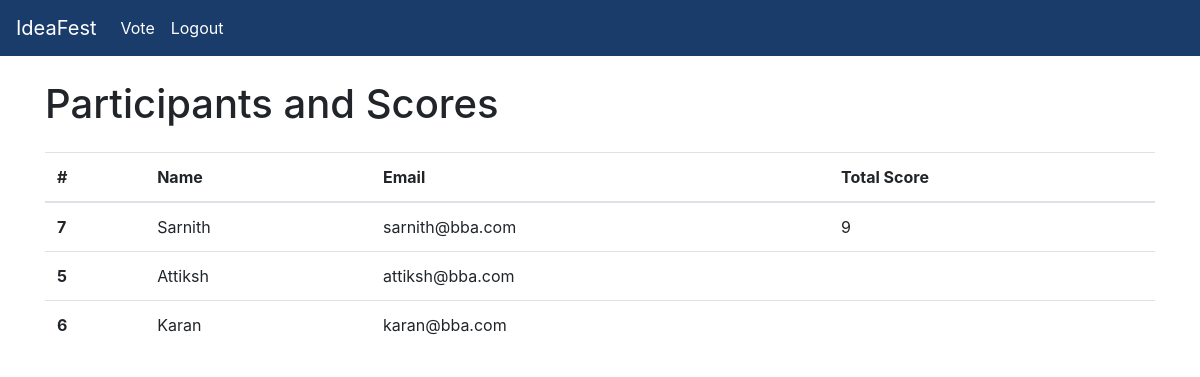
The page /view_scores.php (signed in) on the database its author committed.
### tables this page shows
CREATE TABLE `scoredata` (
  `id` int(11) NOT NULL,
  `participant_id` int(11) DEFAULT NULL,
  `points` int(11) DEFAULT NULL,
  `details` text DEFAULT NULL
);

CREATE TABLE `participants` (
  `id` int(11) UNSIGNED NOT NULL,
  `name` varchar(255) NOT NULL,
  `email` varchar(255) NOT NULL,
  `user_id` int(11) UNSIGNED DEFAULT NULL,
  `created_at` timestamp NOT NULL DEFAULT current_timestamp(),
  `photo` varchar(255) NOT NULL DEFAULT '',
  `description` text NOT NULL
);

### view_scores.php (the view, shortened to what this page needs)
<?php
require_once 'config.php';
$stmt = $conn->prepare("SELECT p.id, p.name, p.email, s.points FROM participants p LEFT JOIN scoredata s ON p.id = s.participant_id");
$stmt->execute();
$result = $stmt->get_result();
$participants = $result->fetch_all(MYSQLI_ASSOC);
?>
<!DOCTYPE html>
<html lang="en">
<head>
    <link rel="stylesheet" href="https://maxcdn.bootstrapcdn.com/bootstrap/4.5.2/css/bootstrap.min.css">
</head>
<body>
    <?php include 'navbar.php'; ?>
    <div class="container mt-4">
        <h1 class="mb-4">Participants and Scores</h1>
        <table class="table">
            <thead>
                <tr>
                    <th scope="col">#</th>
                    <th scope="col">Name</th>
                    <th scope="col">Email</th>
                    <th scope="col">Total Score</th>
                </tr>
            </thead>
            <tbody>
                <?php foreach ($participants as $participant): ?>
                    <tr>
                        <th scope="row"><?= $participant['id'] ?></th>
                        <td><?= $participant['name'] ?></td>
                        <td><?= $participant['email'] ?></td>
                        <td><?= $participant['points'] ?></td>
                    </tr>
                <?php endforeach; ?>
            </tbody>
        </table>
    </div>
</body>
</html>

### rows shown on the page
scoredata: participant "7", participant.name "Sarnith", participant.email "sarnith@bba.com", points "9"
participants: id "5", name "Attiksh", email "attiksh@bba.com"
participants: id "6", name "Karan", email "karan@bba.com"

### other values the page prints
$nav_link['title'] "Vote"
$nav_link['title'] "Logout"
